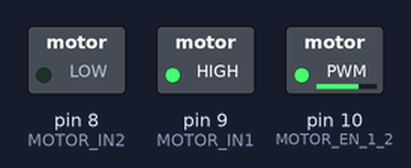
Recording of a sketch running on a simulated Arduino Uno, built with avr-gcc and run on an emulated ATmega328P. On the bench: switched loads named in the sketch (green lamp = pin HIGH).

Above: at 0.05 s.
At 5.95 s:
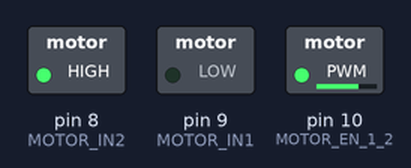
Timing chart, 0 to 6.9 s (numbered marks = the images above):
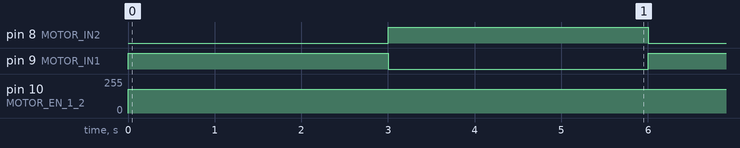

Measured:
- by itself, pin 8 (MOTOR_IN2), pin 9 (MOTOR_IN1): alternates HIGH for 3.0 s and LOW for 3.0 s
- by itself, pin 10 (MOTOR_EN_1_2): 0/255 → 178/255 at 0.00 s

The sketch:

demo5.ino
```cpp
#define MOTOR_EN_1_2  10
#define MOTOR_IN1     9
#define MOTOR_IN2     8

void setup() {
  pinMode(MOTOR_EN_1_2, OUTPUT);
  pinMode(MOTOR_IN1, OUTPUT);
  pinMode(MOTOR_IN2, OUTPUT);
}

void loop() {

  analogWrite(MOTOR_EN_1_2, 255 * 0.7);
  digitalWrite(MOTOR_IN1, HIGH);
  digitalWrite(MOTOR_IN2, LOW);
  delay(3000);

  analogWrite(MOTOR_EN_1_2, 255 * 0.7);
  digitalWrite(MOTOR_IN1, LOW);
  digitalWrite(MOTOR_IN2, HIGH);
  delay(3000);

}
```
